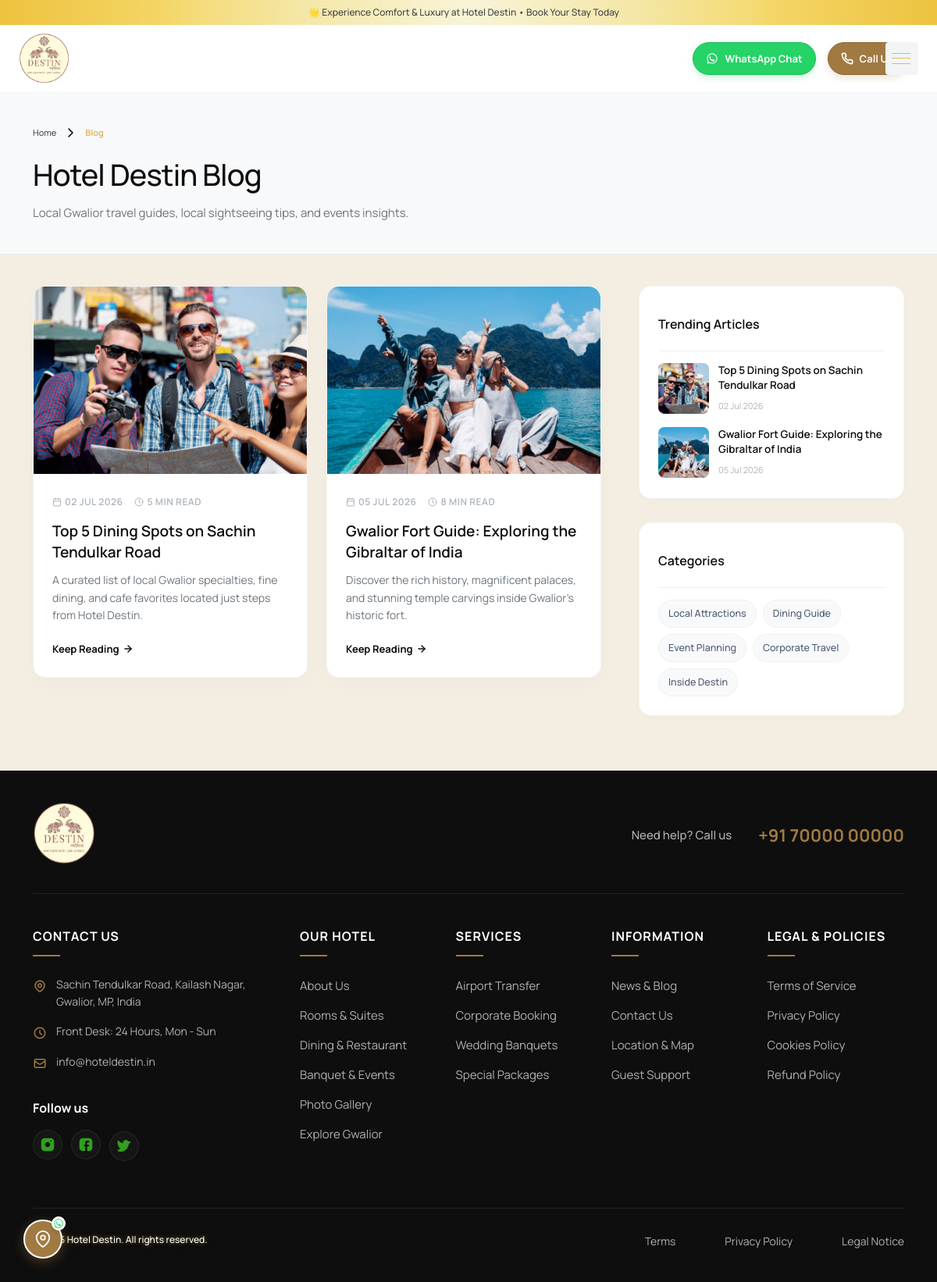
Screenshot of /blog.php with the database file from the repository.
### tables this page shows
CREATE TABLE IF NOT EXISTS `blogs` (
  `id` INT AUTO_INCREMENT PRIMARY KEY,
  `slug` VARCHAR(255) NOT NULL UNIQUE,
  `title` VARCHAR(255) NOT NULL,
  `category` VARCHAR(100) NOT NULL,
  `image_path` VARCHAR(255) DEFAULT 'assets/imgs/page/homepage1/news.png',
  `date` VARCHAR(50) NOT NULL,
  `read_time` VARCHAR(50) NOT NULL,
  `excerpt` TEXT NOT NULL,
  `content` TEXT NULL,
  `meta_title` VARCHAR(255) DEFAULT NULL,
  `meta_description` VARCHAR(255) DEFAULT NULL,
  `created_at` TIMESTAMP DEFAULT CURRENT_TIMESTAMP
);

CREATE TABLE IF NOT EXISTS `settings` (
  `id` INT AUTO_INCREMENT PRIMARY KEY,
  `key_name` VARCHAR(100) NOT NULL UNIQUE,
  `val_content` TEXT NULL,
  `created_at` TIMESTAMP DEFAULT CURRENT_TIMESTAMP
);

### blog.php (the view, shortened to what the rows shown need)
<?php
require_once __DIR__ . '/db.php';
$static_blog_posts = [
    [
        'id' => 1,
        'title' => 'Gwalior Fort Guide: Exploring the Gibraltar of India',
        'category' => 'Local Attractions',
        'image' => 'assets/imgs/page/homepage1/news.png',
        'date' => '05 Jul 2026',
        'read_time' => '8 min read',
        'excerpt' => 'Discover the rich history, magnificent palaces, and stunning temple carvings inside Gwalior\'s historic fort.'
    ],
    [
        'id' => 2,
        'title' => 'Top 5 Dining Spots on Sachin Tendulkar Road',
        'category' => 'Dining Guide',
        'image' => 'assets/imgs/page/homepage1/news2.png',
        'date' => '02 Jul 2026',
        'read_time' => '5 min read',
        'excerpt' => 'A curated list of local Gwalior specialties, fine dining, and cafe favorites located just steps from Hotel Destin.'
    ],
    [
        'id' => 3,
        'title' => 'Planning the Perfect Event or Wedding in Gwalior',
        'category' => 'Event Planning',
        'image' => 'assets/imgs/page/homepage1/news3.png',
        'date' => '28 Jun 2026',
        'read_time' => '10 min read',
        'excerpt' => 'From picking themes and menus to managing guest blocks, here is our ultimate checklist for stress-free banquets.'
    ],
    [
        'id' => 4,
        'title' => 'Why Business Travelers Choose Kailash Nagar',
        'category' => 'Corporate Travel',
        'image' => 'assets/imgs/page/homepage1/news.png',
        'date' => '20 Jun 2026',
        'read_time' => '4 min read',
        'excerpt' => 'Explore the connectivity benefits, workspace amenities, and central transit points that make business travel in Gwalior seamless.'
    ]
];
$limit = 6;
$page = isset($_GET['page']) ? intval($_GET['page']) : 1;
$offset = ($page - 1) * $limit;
$blog_posts = [];
try {
    $count_stmt = $pdo->query("SELECT COUNT(*) FROM blogs");
    $total_posts = intval($count_stmt->fetchColumn() ?: 0);
    if ($total_posts > 0) {
        $stmt = $pdo->prepare("SELECT * FROM blogs ORDER BY id DESC LIMIT ? OFFSET ?");
        $stmt->bindValue(1, $limit, PDO::PARAM_INT);
        $stmt->bindValue(2, $offset, PDO::PARAM_INT);
        $stmt->execute();
        $db_posts = $stmt->fetchAll();
        foreach ($db_posts as $b) {
            $blog_posts[] = [
                'id' => $b['id'],
                'slug' => $b['slug'],
                'title' => $b['title'],
                'category' => $b['category'],
                'image' => $b['image_path'],
                'date' => $b['date'],
                'read_time' => $b['read_time'],
                'excerpt' => $b['excerpt'],
                'content' => $b['content']
            ];
        }
    }
} catch (Exception $e) {
    error_log("Database blog posts load failure: " . $e->getMessage());
    $total_posts = count($static_blog_posts);
    $total_pages = ceil($total_posts / $limit);
    $sliced = array_slice($static_blog_posts, $offset, $limit);
    foreach ($sliced as $b) {
        $blog_posts[] = [
            'id' => $b['id'],
            'slug' => '',
            'title' => $b['title'],
            'category' => $b['category'],
            'image' => $b['image'],
            'date' => $b['date'],
            'read_time' => $b['read_time'],
            'excerpt' => $b['excerpt'],
            'content' => ''
        ];
    }
}
$trending_posts = [];
try {
    $trending_stmt = $pdo->query("SELECT * FROM blogs ORDER BY id DESC LIMIT 4");
    $trending_db = $trending_stmt->fetchAll();
    if (count($trending_db) > 0) {
        foreach ($trending_db as $t) {
            $trending_posts[] = [
                'id' => $t['id'],
                'slug' => $t['slug'],
                'title' => $t['title'],
                'date' => $t['date'],
                'image' => $t['image_path']
            ];
        }
    } else {
        $trending_posts = array_slice($static_blog_posts, 0, 4);
    }
} catch (Exception $e) {
    error_log("Trending posts load failure: " . $e->getMessage());
    $trending_posts = array_slice($static_blog_posts, 0, 4);
}
?>
<!DOCTYPE html>
<html lang="en" data-bs-theme="light">
<head>
    <link href="assets/css/stylee209.css?v=1.0.0" rel="stylesheet">
</head>
<body>
    <main class="main">
        <section class="blog-banner wow fadeIn">
            <div class="container">
                <h1 class="blog-banner-title">Hotel Destin Blog</h1>
            </div>
        </section>
        <section class="section-box background-body py-tight">
            <div class="container">
                <div class="row g-5">
                    <div class="col-lg-8 col-12">
                        <div class="row g-4">
                            <?php foreach ($blog_posts as $post):
                                $detail_link = !empty($post['slug']) ? 'blog-detail.php?slug=' . urlencode($post['slug']) : 'blog-detail.php?id=' . $post['id'];
                            ?>
                                <div class="col-md-6 col-12">
                                    <div class="blog-post-card wow fadeInUp">
                                        <div class="post-img-wrapper">
                                            <a href="<?php echo $detail_link; ?>">
                                                <img src="<?php echo $post['image']; ?>" alt="<?php echo htmlspecialchars($post['title']); ?>" loading="lazy">
                                            </a>
                                        </div>
                                        <div class="post-info-box">
                                            <div class="post-meta-details">
                                                <span class="post-meta-item">
                                                    <svg width="12" height="12" viewBox="0 0 24 24" fill="none" stroke="currentColor" stroke-width="2" stroke-linecap="round" stroke-linejoin="round"><rect x="3" y="4" width="18" height="18" rx="2" ry="2"/><line x1="16" y1="2" x2="16" y2="6"/><line x1="8" y1="2" x2="8" y2="6"/><line x1="3" y1="10" x2="21" y2="10"/></svg>
                                                    <?php echo $post['date']; ?>
                                                </span>
                                                <span class="post-meta-item">
                                                    <svg width="12" height="12" viewBox="0 0 24 24" fill="none" stroke="currentColor" stroke-width="2" stroke-linecap="round" stroke-linejoin="round"><circle cx="12" cy="12" r="10"/><polyline points="12 6 12 12 16 14"/></svg>
                                                    <?php echo $post['read_time']; ?>
                                                </span>
                                            </div>
                                            <h3 class="post-title">
                                                <a href="<?php echo $detail_link; ?>"><?php echo htmlspecialchars($post['title']); ?></a>
                                            </h3>
                                            <p class="post-excerpt"><?php echo htmlspecialchars($post['excerpt']); ?></p>
                                            <div class="post-footer-area">
                                                <a class="keep-reading-link" href="<?php echo $detail_link; ?>">
                                                    Keep Reading
                                                    <svg width="14" height="14" viewBox="0 0 24 24" fill="none" stroke="currentColor" stroke-width="2.5" stroke-linecap="round" stroke-linejoin="round"><line x1="5" y1="12" x2="19" y2="12"/><polyline points="12 5 19 12 12 19"/></svg>
                                                </a>
                                            </div>
                                        </div>
                                    </div>
                                </div>
                            <?php endforeach; ?>
                        </div>
                    </div>
                    <div class="col-lg-4 col-12">
                        <div class="sidebar-widget-box wow fadeInUp" data-wow-delay="0.05s">
                            <?php foreach ($trending_posts as $trend):
                                $trend_link = !empty($trend['slug']) ? 'blog-detail.php?slug=' . urlencode($trend['slug']) : 'blog-detail.php?id=' . $trend['id'];
                            ?>
                                <div class="trending-post-item">
                                    <div class="trending-img-wrapper">
                                        <img src="<?php echo $trend['image']; ?>" alt="Trending post cover image">
                                    </div>
                                    <div>
                                        <h5 class="trending-post-title">
                                            <a href="<?php echo $trend_link; ?>"><?php echo htmlspecialchars($trend['title']); ?></a>
                                        </h5>
                                        <span class="trending-post-date"><?php echo $trend['date']; ?></span>
                                    </div>
                                </div>
                            <?php endforeach; ?>
                        </div>
                    </div>
                </div>
            </div>
        </section>
    </main>
    <?php include("include/footer.php"); ?>
</body>
</html>

### include/footer.php (shortened to what the rows shown need)
<footer class="footer">
  <div class="container">
    <div class="footer-top">
      <div class="row align-items-center">
        <div class="col-md-8 text-center text-md-end">
          <?php
          $hotel_phone = get_setting('hotel_phone') ?: '1-800-222-8888';
          $phones = array_map('trim', explode(',', $hotel_phone));
          $first_phone = isset($phones[0]) ? $phones[0] : '1-800-222-8888';
          ?>
          <div class="d-flex align-items-center justify-content-center justify-content-md-end">
            <a class="text-md-medium need-help" href="tel:<?= htmlspecialchars($first_phone) ?>">Need help? Call us</a>
            <a class="heading-6 phone-support" href="tel:<?= htmlspecialchars($first_phone) ?>"><?= htmlspecialchars($first_phone) ?></a>
          </div>
        </div>
      </div>
    </div>
    <div class="row">
      <div class="col-md-3 col-sm-12 footer-1">
        <div class="mt-20 mb-20">
          <div class="box-info-contact">
            <div class="footer-contact-item">
              <span><?= htmlspecialchars(get_setting('hotel_address') ?: 'Sachin Tendulkar Road, Gwalior, Madhya Pradesh') ?></span>
            </div>
            <?php
            $hotel_email = get_setting('hotel_email') ?: 'info@hoteldestin.in';
            $emails = array_map('trim', explode(',', $hotel_email));
            $first_email = isset($emails[0]) ? $emails[0] : 'info@hoteldestin.in';
            ?>
            <div class="footer-contact-item">
              <svg width="18" height="18" fill="none" stroke="currentColor" stroke-width="2" viewBox="0 0 24 24" xmlns="http://www.w3.org/2000/svg">
                <path stroke-linecap="round" stroke-linejoin="round" d="M3 8l7.89 5.26a2 2 0 002.22 0L21 8M5 19h14a2 2 0 002-2V7a2 2 0 00-2-2H5a2 2 0 00-2 2v10a2 2 0 002 2z"></path>
              </svg>
              <span><?= htmlspecialchars($first_email) ?></span>
            </div>
          </div>
        </div>
      </div>
    </div>
  </div>
</footer>

### rows the page displays
blogs: image_path (picture), date "02 JUL 2026", read_time "5 MIN READ", title "Top 5 Dining Spots on Sachin Tendulkar Road", excerpt "A curated list of local Gwalior specialties, fine dining, and cafe favorites located just steps from Hotel Destin.", date "02 Jul 2026"
blogs: image_path (picture), date "05 JUL 2026", read_time "8 MIN READ", title "Gwalior Fort Guide: Exploring the Gibraltar of India", excerpt "Discover the rich history, magnificent palaces, and stunning temple carvings inside Gwalior's historic fort.", date "05 Jul 2026"
settings: val_content "+91 70000 00000"
settings: val_content "Sachin Tendulkar Road, Kailash Nagar, Gwalior, MP, India"
settings: val_content "info@hoteldestin.in"

### other values shown
$announcement_text "🌟 Experience Comfort & Luxury at Hotel Destin • Book Your Stay Today"
